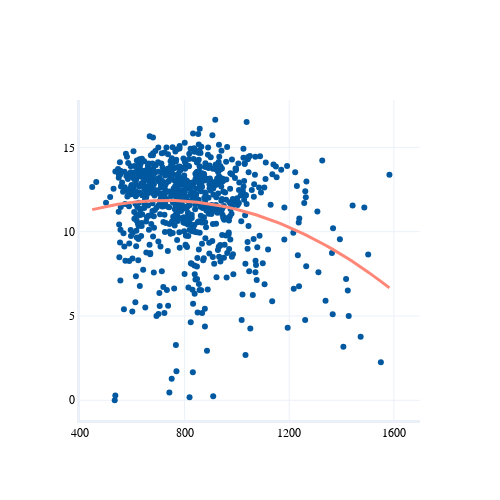

This figure's notebook cell:
### Code cell
### mTh vs PCE Plot
from sklearn.linear_model import LinearRegression
from sklearn.preprocessing import PolynomialFeatures
from sklearn.pipeline import Pipeline
import plotly.graph_objects as go
import pandas as pd

model = Pipeline([('poly', PolynomialFeatures(degree=2)), ('linear', LinearRegression(fit_intercept=False))])
df = pd.DataFrame({'X': y_mTh, 'Y':y_pce})


reg = model.fit(np.vstack(df['X']), y_pce)
reg_line = reg.predict(np.sort(y_mTh).reshape(-1, 1))

color = ["#E1462C", "#0059A0", "#5F3893", "#FF8777","#0A2C6E", "#CEDEEB"]
fig = go.Figure()

fig.add_trace(go.Scatter(x = y_mTh, y= y_pce, mode='markers', marker_color = color[1]))
fig.add_trace(go.Scatter(x=np.sort(y_mTh), y=reg_line, mode='lines',line=dict(width=3), marker_color = color[3]))

fig.update_yaxes(title_text=" ", showticklabels = True, zeroline = False,linewidth=3, showline = True, showgrid=True, tickfont= dict(size=12, family="Helvetica", color="rgb(0,0,0)")
)
fig.update_xaxes(title_text=" ", showline = True, showgrid=True, linewidth=3,range = [400,1700],tickvals = [400,800,1200,1600], tickfont= dict(size=12, family="Helvetica", color="rgb(0,0,0)"))

fig.update_layout(
    showlegend=False,
    legend_title=" ",
    template="plotly_white",
    height=500,
    width=500,
)

fig.write_image("xai/images/pce/1D/pcevsmth.png", scale=4)

fig.show()

### Figure 1 — Plotly figure (JSON) as saved in the notebook; plotly's stock layout.template omitted (floating-point values rounded to 4 significant figures; data arrays with more than 128 entries replaced by an {"elided": "..."} marker saying what was removed)
{"data": [{"marker": {"color": "#0059A0"}, "mode": "markers", "type": "scatter", "x": {"elided": "780 float values"}, "y": {"elided": "780 float values"}}, {"line": {"width": 3}, "marker": {"color": "#FF8777"}, "mode": "lines", "type": "scatter", "x": {"elided": "780 float values"}, "y": {"elided": "780 float values"}}], "layout": {"height": 500, "legend": {"title": {"text": " "}}, "showlegend": false, "width": 500, "xaxis": {"linewidth": 3, "range": [400, 1700], "showgrid": true, "showline": true, "tickfont": {"color": "rgb(0,0,0)", "family": "Helvetica", "size": 12}, "tickvals": [400, 800, 1200, 1600], "title": {"text": " "}}, "yaxis": {"linewidth": 3, "showgrid": true, "showline": true, "showticklabels": true, "tickfont": {"color": "rgb(0,0,0)", "family": "Helvetica", "size": 12}, "title": {"text": " "}, "zeroline": false}}}
